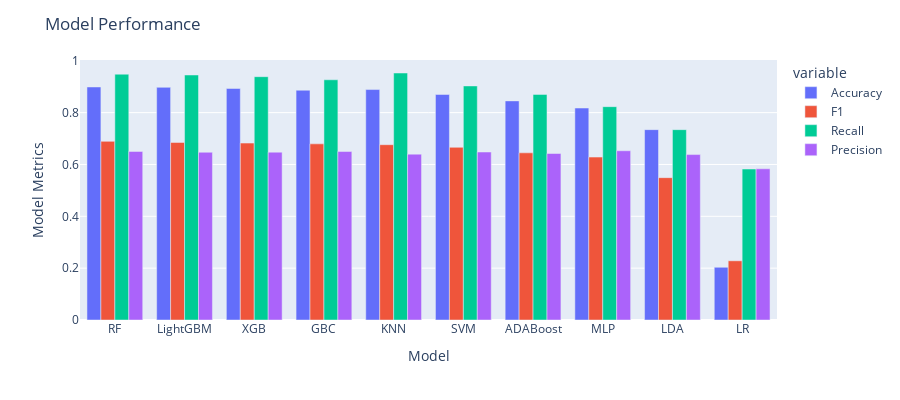

Notebook source saved alongside this figure:
### Code cell
import plotly.express as px
df = px.data.tips()
fig = px.bar(result_df, x="Model", y=['Accuracy','F1','Recall','Precision'], barmode='group',
             height=400)

fig.update_yaxes(title_text="Model Metrics")
fig.update_layout(
    title_text="Model Performance"
)
fig.show()

### Figure 1 — Plotly figure (JSON) as saved in the notebook; plotly's stock layout.template omitted (floating-point values rounded to 4 significant figures)
{"data": [{"alignmentgroup": "True", "hovertemplate": "variable=Accuracy<br>Model=%{x}<br>value=%{y}<extra></extra>", "legendgroup": "Accuracy", "marker": {"color": "#636efa"}, "name": "Accuracy", "offsetgroup": "Accuracy", "orientation": "v", "showlegend": true, "textposition": "auto", "type": "bar", "x": ["RF", "LightGBM", "XGB", "GBC", "KNN", "SVM", "ADABoost", "MLP", "LDA", "LR"], "xaxis": "x", "y": [0.899, 0.8976, 0.8932, 0.8864, 0.889, 0.8701, 0.8453, 0.8178, 0.7344, 0.2035], "yaxis": "y"}, {"alignmentgroup": "True", "hovertemplate": "variable=F1<br>Model=%{x}<br>value=%{y}<extra></extra>", "legendgroup": "F1", "marker": {"color": "#EF553B"}, "name": "F1", "offsetgroup": "F1", "orientation": "v", "showlegend": true, "textposition": "auto", "type": "bar", "x": ["RF", "LightGBM", "XGB", "GBC", "KNN", "SVM", "ADABoost", "MLP", "LDA", "LR"], "xaxis": "x", "y": [0.6892, 0.6849, 0.6825, 0.6796, 0.6763, 0.6662, 0.6449, 0.6285, 0.5491, 0.2283], "yaxis": "y"}, {"alignmentgroup": "True", "hovertemplate": "variable=Recall<br>Model=%{x}<br>value=%{y}<extra></extra>", "legendgroup": "Recall", "marker": {"color": "#00cc96"}, "name": "Recall", "offsetgroup": "Recall", "orientation": "v", "showlegend": true, "textposition": "auto", "type": "bar", "x": ["RF", "LightGBM", "XGB", "GBC", "KNN", "SVM", "ADABoost", "MLP", "LDA", "LR"], "xaxis": "x", "y": [0.9483, 0.9452, 0.9387, 0.9267, 0.9529, 0.903, 0.8703, 0.823, 0.7343, 0.5825], "yaxis": "y"}, {"alignmentgroup": "True", "hovertemplate": "variable=Precision<br>Model=%{x}<br>value=%{y}<extra></extra>", "legendgroup": "Precision", "marker": {"color": "#ab63fa"}, "name": "Precision", "offsetgroup": "Precision", "orientation": "v", "showlegend": true, "textposition": "auto", "type": "bar", "x": ["RF", "LightGBM", "XGB", "GBC", "KNN", "SVM", "ADABoost", "MLP", "LDA", "LR"], "xaxis": "x", "y": [0.6502, 0.6472, 0.6475, 0.65, 0.6399, 0.6481, 0.6423, 0.6529, 0.6382, 0.5833], "yaxis": "y"}], "layout": {"barmode": "group", "height": 400, "legend": {"title": {"text": "variable"}, "tracegroupgap": 0}, "margin": {"t": 60}, "title": {"text": "Model Performance"}, "xaxis": {"anchor": "y", "domain": [0, 1], "title": {"text": "Model"}}, "yaxis": {"anchor": "x", "domain": [0, 1], "title": {"text": "Model Metrics"}}}}
